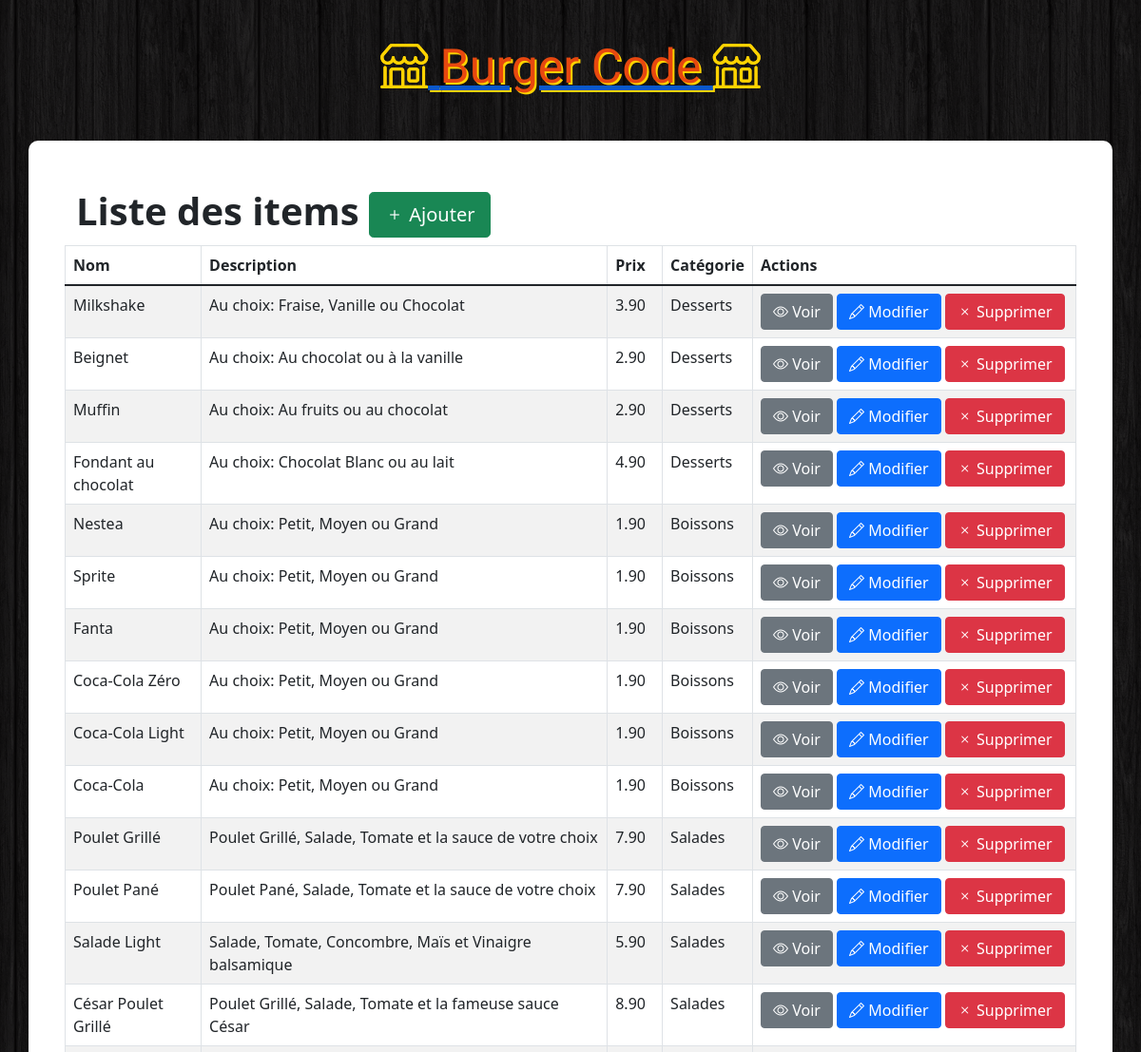
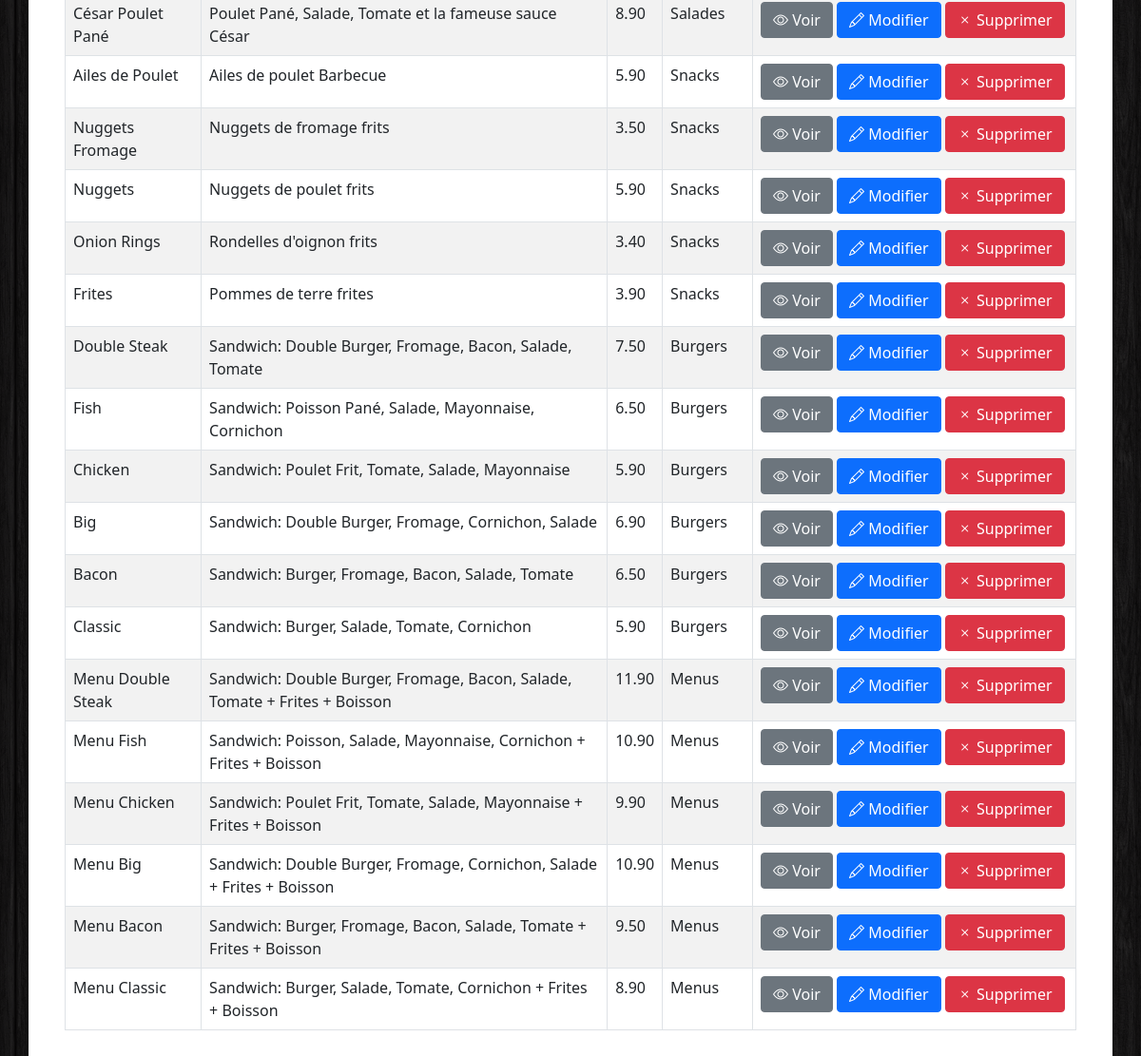
The app's page /admin/index.php with its own data (2 pictures, top to bottom).
### tables this page shows
CREATE TABLE `items` (
  `id` int(11) NOT NULL,
  `name` varchar(100) NOT NULL,
  `description` varchar(255) NOT NULL,
  `price` float NOT NULL,
  `image` varchar(255) NOT NULL,
  `category` int(11) NOT NULL
);

CREATE TABLE `categories` (
  `id` int(11) NOT NULL,
  `name` varchar(100) NOT NULL
);

### admin/index.php (the view, shortened to what this page needs)
<!DOCTYPE html>
<html>
    <head>
        <link href="https://cdn.jsdelivr.net/npm/bootstrap@5.1.1/dist/css/bootstrap.min.css" rel="stylesheet">
        <link rel="stylesheet" href="https://cdn.jsdelivr.net/npm/bootstrap-icons@1.5.0/font/bootstrap-icons.css">
        <link rel="stylesheet" href="../css/styles.css">
    </head>
    <body>
        <a href = "../index.php"><h1 class="text-logo"><span class="bi-shop"></span> Burger Code <span class="bi-shop"></span></h1></a>
        <div class="container admin">
            <div class="row">
                <h1><strong>Liste des items   </strong><a href="insert.php" class="btn btn-success btn-lg"><span class="bi-plus"></span> Ajouter</a></h1>
                <table class="table table-striped table-bordered">
                  <thead>
                    <tr>
                      <th>Nom</th>
                      <th>Description</th>
                      <th>Prix</th>
                      <th>Catégorie</th>
                      <th>Actions</th>
                    </tr>
                  </thead>
                  <tbody>
                      <?php
                        $db = Database::connect();
                        $statement = $db->query('SELECT items.id, items.name, items.description, items.price, categories.name AS category FROM items LEFT JOIN categories ON items.category = categories.id ORDER BY items.id DESC');
                        while($item = $statement->fetch()) {
                            echo '<tr>';
                            echo '<td>'. $item['name'] . '</td>';
                            echo '<td>'. $item['description'] . '</td>';
                            echo '<td>'. number_format($item['price'], 2, '.', '') . '</td>';
                            echo '<td>'. $item['category'] . '</td>';
                            echo '<td width=340>';
                            echo '<a class="btn btn-secondary" href="view.php?id='.$item['id'].'"><span class="bi-eye"></span> Voir</a>';
                            echo '<a class="btn btn-primary" href="update.php?id='.$item['id'].'"><span class="bi-pencil"></span> Modifier</a>';
                            echo '<a class="btn btn-danger" href="delete.php?id='.$item['id'].'"><span class="bi-x"></span> Supprimer</a>';
                            echo '</td>';
                            echo '</tr>';
                        }
                      ?>
                  </tbody>
                </table>
            </div>
        </div>
    </body>
</html>

### css/styles.css (style rules this page uses)
body { background: url(../images/bg.png); }
.text-logo { font-family: 'Holtwood One SC', sans-serif; color: #e7480f; text-shadow: 2px 2px #ffd301; font-size: 50px; padding: 40px 0px; text-align: center; }
.text-logo span { color: #ffd301; text-shadow: 0px 0px #ffd301; }
.admin { background: #fff; padding: 50px; border-radius: 10px; }

### records on screen
items: name "Milkshake", description "Au choix: Fraise, Vanille ou Chocolat", price "3.90", category.name "Desserts"
items: name "Beignet", description "Au choix: Au chocolat ou à la vanille", price "2.90", category.name "Desserts"
items: name "Muffin", description "Au choix: Au fruits ou au chocolat", price "2.90", category.name "Desserts"
items: name "Fondant au chocolat", description "Au choix: Chocolat Blanc ou au lait", price "4.90", category.name "Desserts"
items: name "Nestea", description "Au choix: Petit, Moyen ou Grand", price "1.90", category.name "Boissons"
items: name "Sprite", description "Au choix: Petit, Moyen ou Grand", price "1.90", category.name "Boissons"
items: name "Fanta", description "Au choix: Petit, Moyen ou Grand", price "1.90", category.name "Boissons"
items: name "Coca-Cola Zéro", description "Au choix: Petit, Moyen ou Grand", price "1.90", category.name "Boissons"
items: name "Coca-Cola Light", description "Au choix: Petit, Moyen ou Grand", price "1.90", category.name "Boissons"
items: name "Coca-Cola", description "Au choix: Petit, Moyen ou Grand", price "1.90", category.name "Boissons"
items: name "Poulet Grillé", description "Poulet Grillé, Salade, Tomate et la sauce de votre choix", price "7.90", category.name "Salades"
items: name "Poulet Pané", description "Poulet Pané, Salade, Tomate et la sauce de votre choix", price "7.90", category.name "Salades"
items: name "Salade Light", description "Salade, Tomate, Concombre, Maïs et Vinaigre balsamique", price "5.90", category.name "Salades"
items: name "César Poulet Grillé", description "Poulet Grillé, Salade, Tomate et la fameuse sauce César", price "8.90", category.name "Salades"
items: name "César Poulet Pané", description "Poulet Pané, Salade, Tomate et la fameuse sauce César", price "8.90", category.name "Salades"
items: name "Ailes de Poulet", description "Ailes de poulet Barbecue", price "5.90", category.name "Snacks"
items: name "Nuggets Fromage", description "Nuggets de fromage frits", price "3.50", category.name "Snacks"
items: name "Nuggets", description "Nuggets de poulet frits", price "5.90", category.name "Snacks"
items: name "Onion Rings", description "Rondelles d'oignon frits", price "3.40", category.name "Snacks"
items: name "Frites", description "Pommes de terre frites", price "3.90", category.name "Snacks"
items: name "Double Steak", description "Sandwich: Double Burger, Fromage, Bacon, Salade, Tomate", price "7.50", category.name "Burgers"
items: name "Fish", description "Sandwich: Poisson Pané, Salade, Mayonnaise, Cornichon", price "6.50", category.name "Burgers"
items: name "Chicken", description "Sandwich: Poulet Frit, Tomate, Salade, Mayonnaise", price "5.90", category.name "Burgers"
items: name "Big", description "Sandwich: Double Burger, Fromage, Cornichon, Salade", price "6.90", category.name "Burgers"
items: name "Bacon", description "Sandwich: Burger, Fromage, Bacon, Salade, Tomate", price "6.50", category.name "Burgers"
items: name "Classic", description "Sandwich: Burger, Salade, Tomate, Cornichon", price "5.90", category.name "Burgers"
items: name "Menu Double Steak", description "Sandwich: Double Burger, Fromage, Bacon, Salade, Tomate + Frites + Boisson", price "11.90", category.name "Menus"
items: name "Menu Fish", description "Sandwich: Poisson, Salade, Mayonnaise, Cornichon + Frites + Boisson", price "10.90", category.name "Menus"
items: name "Menu Chicken", description "Sandwich: Poulet Frit, Tomate, Salade, Mayonnaise + Frites + Boisson", price "9.90", category.name "Menus"
items: name "Menu Big", description "Sandwich: Double Burger, Fromage, Cornichon, Salade + Frites + Boisson", price "10.90", category.name "Menus"
items: name "Menu Bacon", description "Sandwich: Burger, Fromage, Bacon, Salade, Tomate + Frites + Boisson", price "9.50", category.name "Menus"
items: name "Menu Classic", description "Sandwich: Burger, Salade, Tomate, Cornichon + Frites + Boisson", price "8.90", category.name "Menus"
